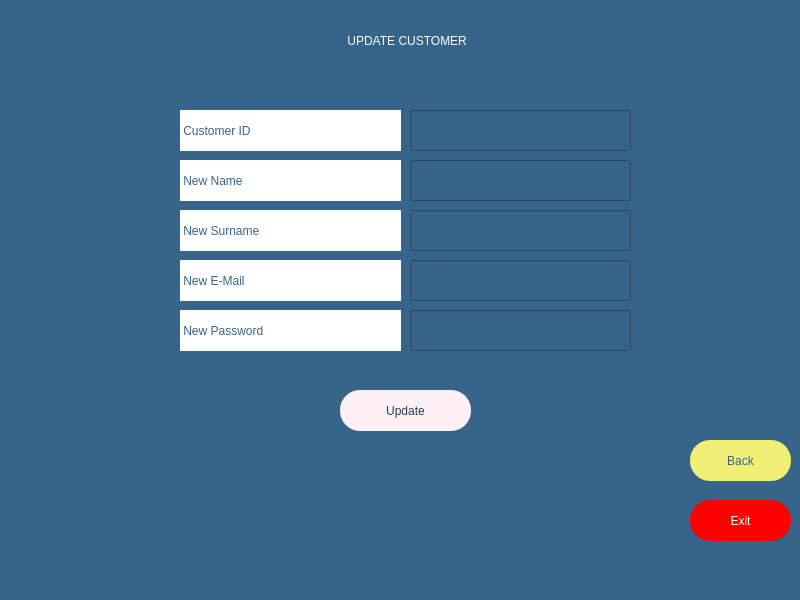
<?xml version="1.0" encoding="UTF-8"?>
<ui version="4.0">
 <class>MainWindow</class>
 <widget class="QMainWindow" name="MainWindow">
  <property name="geometry">
   <rect>
    <x>0</x>
    <y>0</y>
    <width>800</width>
    <height>600</height>
   </rect>
  </property>
  <property name="windowTitle">
   <string>MainWindow</string>
  </property>
  <property name="styleSheet">
   <string notr="true">background-color: rgb(54, 100, 139);</string>
  </property>
  <widget class="QWidget" name="centralwidget">
   <widget class="QLineEdit" name="li_newpassword">
    <property name="geometry">
     <rect>
      <x>410</x>
      <y>310</y>
      <width>221</width>
      <height>41</height>
     </rect>
    </property>
    <property name="styleSheet">
     <string notr="true">color: rgb(255, 255, 255);
font: 63 14pt &quot;Montserrat SemiBold&quot;;</string>
    </property>
    <property name="inputMask">
     <string>9999999</string>
    </property>
    <property name="text">
     <string/>
    </property>
    <property name="maxLength">
     <number>7</number>
    </property>
   </widget>
   <widget class="QLineEdit" name="li_email">
    <property name="geometry">
     <rect>
      <x>410</x>
      <y>260</y>
      <width>221</width>
      <height>41</height>
     </rect>
    </property>
    <property name="styleSheet">
     <string notr="true">color: rgb(255, 255, 255);
font: 63 14pt &quot;Montserrat SemiBold&quot;;</string>
    </property>
    <property name="inputMask">
     <string/>
    </property>
    <property name="text">
     <string/>
    </property>
   </widget>
   <widget class="QLineEdit" name="li_surname">
    <property name="geometry">
     <rect>
      <x>410</x>
      <y>210</y>
      <width>221</width>
      <height>41</height>
     </rect>
    </property>
    <property name="styleSheet">
     <string notr="true">color: rgb(255, 255, 255);
font: 63 14pt &quot;Montserrat SemiBold&quot;;</string>
    </property>
    <property name="text">
     <string/>
    </property>
   </widget>
   <widget class="QLabel" name="la_surname">
    <property name="geometry">
     <rect>
      <x>180</x>
      <y>210</y>
      <width>221</width>
      <height>41</height>
     </rect>
    </property>
    <property name="styleSheet">
     <string notr="true">color: rgb(54, 100, 139);
background-color: rgb(255, 255, 255);
font: 63 14pt &quot;Montserrat SemiBold&quot;;</string>
    </property>
    <property name="text">
     <string> New Surname</string>
    </property>
   </widget>
   <widget class="QLabel" name="la_error">
    <property name="geometry">
     <rect>
      <x>300</x>
      <y>360</y>
      <width>221</width>
      <height>13</height>
     </rect>
    </property>
    <property name="text">
     <string/>
    </property>
   </widget>
   <widget class="QLabel" name="la_name">
    <property name="geometry">
     <rect>
      <x>180</x>
      <y>160</y>
      <width>221</width>
      <height>41</height>
     </rect>
    </property>
    <property name="styleSheet">
     <string notr="true">color: rgb(54, 100, 139);
font: 63 14pt &quot;Montserrat SemiBold&quot;;
background-color: rgb(255, 255, 255);</string>
    </property>
    <property name="text">
     <string> New Name</string>
    </property>
   </widget>
   <widget class="QLabel" name="la_mail">
    <property name="geometry">
     <rect>
      <x>180</x>
      <y>260</y>
      <width>221</width>
      <height>41</height>
     </rect>
    </property>
    <property name="styleSheet">
     <string notr="true">color: rgb(54, 100, 139);
background-color: rgb(255, 255, 255);
font: 63 14pt &quot;Montserrat SemiBold&quot;;</string>
    </property>
    <property name="text">
     <string> New E-Mail</string>
    </property>
   </widget>
   <widget class="QPushButton" name="B_exit">
    <property name="geometry">
     <rect>
      <x>690</x>
      <y>500</y>
      <width>101</width>
      <height>41</height>
     </rect>
    </property>
    <property name="styleSheet">
     <string notr="true">background-color: rgb(255, 0, 0);
font: 63 14pt &quot;Montserrat SemiBold&quot;;
border-radius: 20;
color: rgb(255, 255, 255);
</string>
    </property>
    <property name="text">
     <string>Exit</string>
    </property>
    <property name="checkable">
     <bool>false</bool>
    </property>
   </widget>
   <widget class="QPushButton" name="B_update">
    <property name="geometry">
     <rect>
      <x>340</x>
      <y>390</y>
      <width>131</width>
      <height>41</height>
     </rect>
    </property>
    <property name="styleSheet">
     <string notr="true">background-color: rgb(255, 240, 245);
color: rgb(34, 64, 89);
font: 63 14pt &quot;Montserrat SemiBold&quot;;
border-radius: 20 </string>
    </property>
    <property name="text">
     <string>Update</string>
    </property>
    <property name="checkable">
     <bool>false</bool>
    </property>
   </widget>
   <widget class="QLabel" name="la_new_password">
    <property name="geometry">
     <rect>
      <x>180</x>
      <y>310</y>
      <width>221</width>
      <height>41</height>
     </rect>
    </property>
    <property name="styleSheet">
     <string notr="true">color: rgb(54, 100, 139);
background-color: rgb(255, 255, 255);
font: 63 14pt &quot;Montserrat SemiBold&quot;;</string>
    </property>
    <property name="text">
     <string> New Password</string>
    </property>
   </widget>
   <widget class="QPushButton" name="B_back">
    <property name="geometry">
     <rect>
      <x>690</x>
      <y>440</y>
      <width>101</width>
      <height>41</height>
     </rect>
    </property>
    <property name="styleSheet">
     <string notr="true">background-color: rgb(240, 240, 119);
color: rgb(54, 100, 139);
font: 63 14pt &quot;Montserrat SemiBold&quot;;
border-radius: 20;
</string>
    </property>
    <property name="text">
     <string>Back</string>
    </property>
    <property name="checkable">
     <bool>false</bool>
    </property>
   </widget>
   <widget class="QLabel" name="la_baslik">
    <property name="geometry">
     <rect>
      <x>100</x>
      <y>0</y>
      <width>611</width>
      <height>81</height>
     </rect>
    </property>
    <property name="styleSheet">
     <string notr="true">color: rgb(255, 255, 255);
font: 63 18pt &quot;Montserrat SemiBold&quot;;</string>
    </property>
    <property name="text">
     <string> UPDATE CUSTOMER</string>
    </property>
    <property name="alignment">
     <set>Qt::AlignCenter</set>
    </property>
   </widget>
   <widget class="QLineEdit" name="li_name">
    <property name="geometry">
     <rect>
      <x>410</x>
      <y>160</y>
      <width>221</width>
      <height>41</height>
     </rect>
    </property>
    <property name="styleSheet">
     <string notr="true">color: rgb(255, 255, 255);
font: 63 14pt &quot;Montserrat SemiBold&quot;;</string>
    </property>
    <property name="inputMask">
     <string/>
    </property>
    <property name="text">
     <string/>
    </property>
   </widget>
   <widget class="QLineEdit" name="li_customerid">
    <property name="geometry">
     <rect>
      <x>410</x>
      <y>110</y>
      <width>221</width>
      <height>41</height>
     </rect>
    </property>
    <property name="styleSheet">
     <string notr="true">color: rgb(255, 255, 255);
font: 63 14pt &quot;Montserrat SemiBold&quot;;</string>
    </property>
    <property name="inputMask">
     <string/>
    </property>
    <property name="text">
     <string/>
    </property>
   </widget>
   <widget class="QLabel" name="la_id">
    <property name="geometry">
     <rect>
      <x>180</x>
      <y>110</y>
      <width>221</width>
      <height>41</height>
     </rect>
    </property>
    <property name="styleSheet">
     <string notr="true">color: rgb(54, 100, 139);
font: 63 14pt &quot;Montserrat SemiBold&quot;;
background-color: rgb(255, 255, 255);</string>
    </property>
    <property name="text">
     <string> Customer ID</string>
    </property>
   </widget>
  </widget>
  <widget class="QMenuBar" name="menubar">
   <property name="geometry">
    <rect>
     <x>0</x>
     <y>0</y>
     <width>800</width>
     <height>21</height>
    </rect>
   </property>
  </widget>
  <widget class="QStatusBar" name="statusbar"/>
 </widget>
 <resources/>
 <connections/>
</ui>
